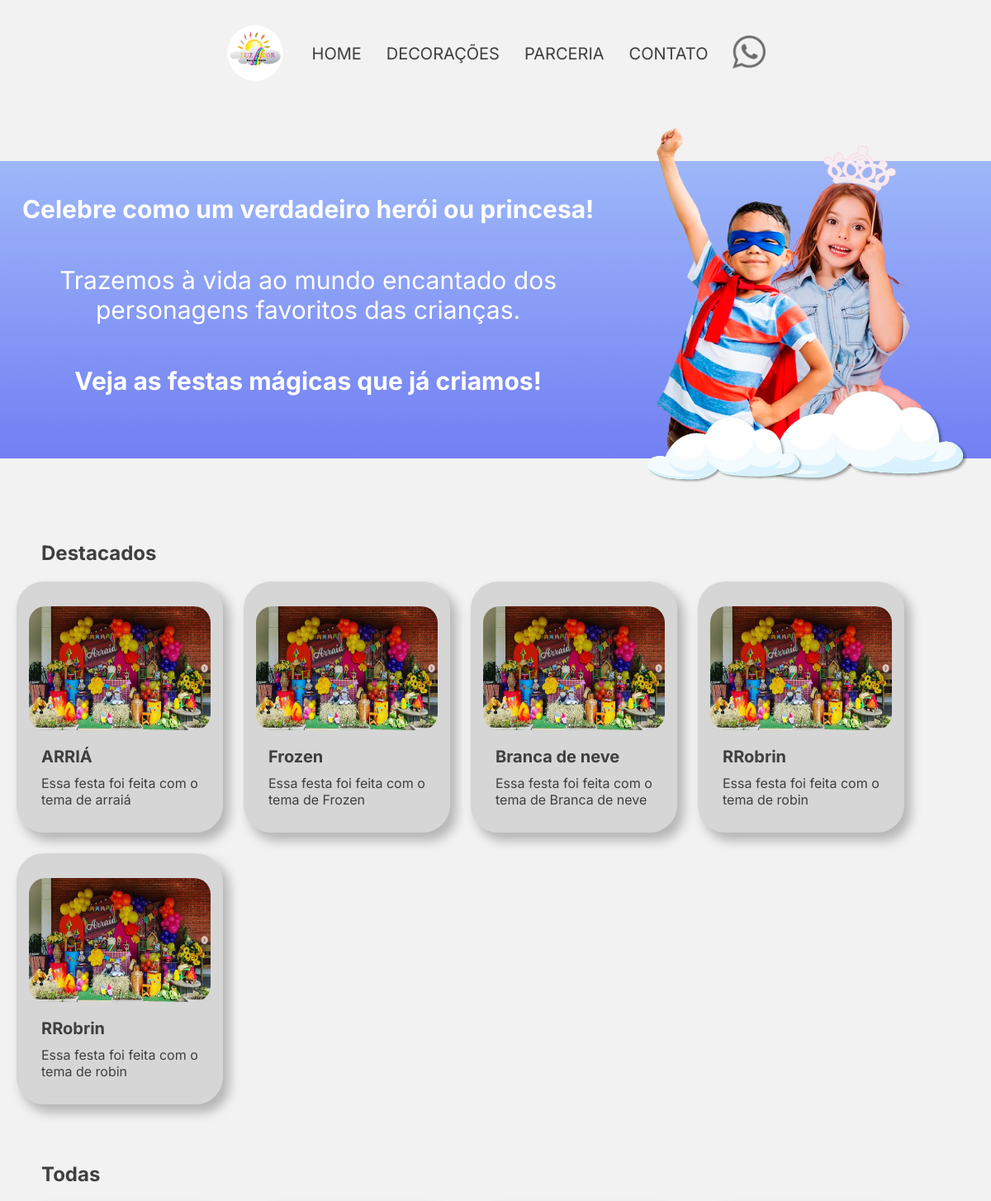
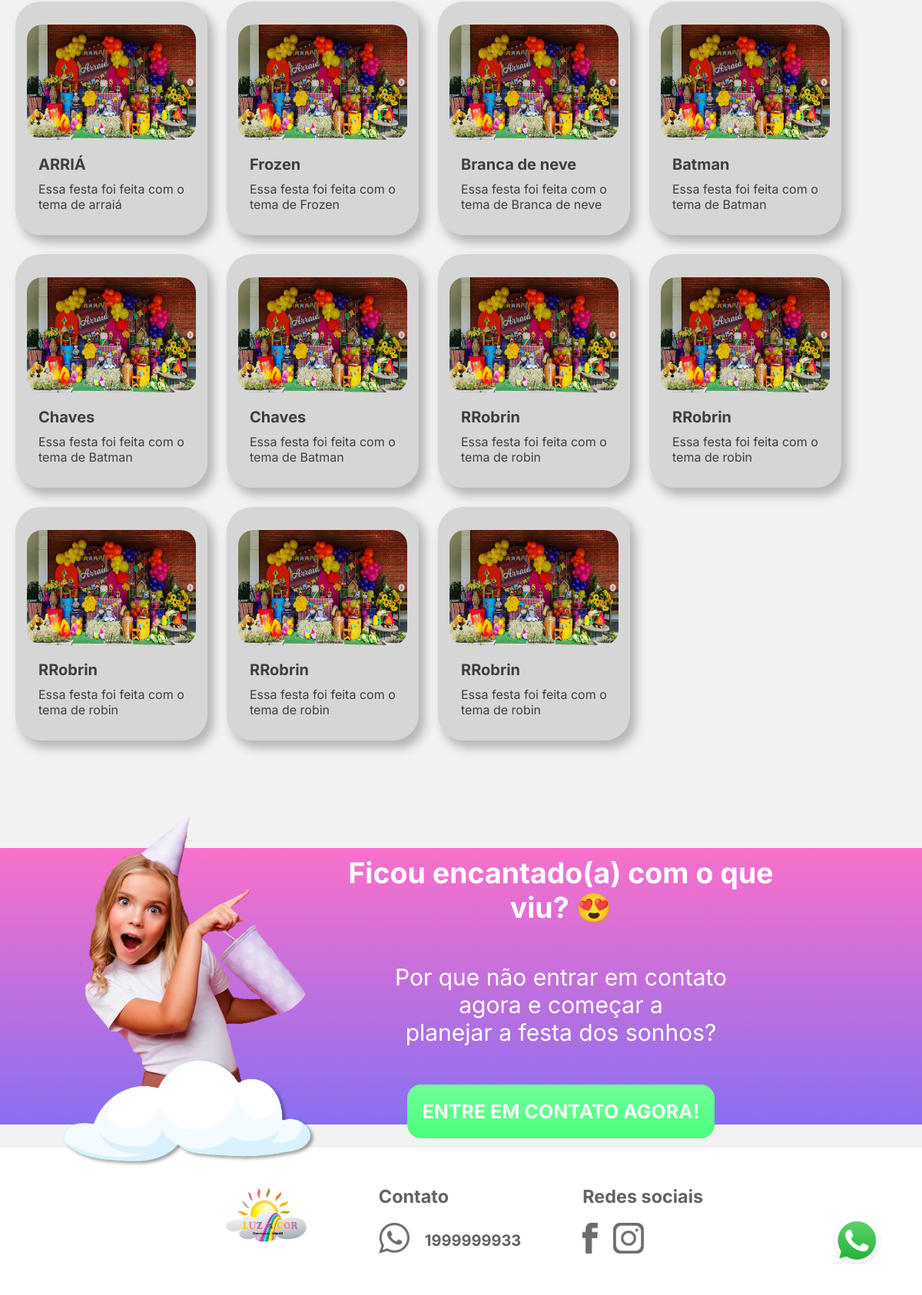
Screenshot of /decoracoes.php with the database file from the repository (2 pictures, top to bottom).
### tables this page shows
CREATE TABLE `decoracoes` (
  `id` int NOT NULL AUTO_INCREMENT,
  `title` varchar(100) NOT NULL,
  `summary` varchar(100) NOT NULL,
  `file_path` varchar(100) NOT NULL,
  `highlighted` tinyint(1) NOT NULL,
  `data_update` datetime NOT NULL DEFAULT CURRENT_TIMESTAMP,
  PRIMARY KEY (`id`)
);

CREATE TABLE `contato` (
  `id` int NOT NULL AUTO_INCREMENT,
  `telefone` int DEFAULT NULL,
  `instagram` varchar(45) DEFAULT NULL,
  `facebook` varchar(45) DEFAULT NULL,
  `data_update` varchar(45) DEFAULT 'CURRENT_TIMESTAMP',
  PRIMARY KEY (`id`)
);

### src/repository/repositorioDecoracao.php (called while the page is built, shortened)
<?php
class DecoracaoRepositorio
{
    private PDO $pdo;
    public function __construct(PDO $pdo){
        $this->pdo = $pdo;
    }
    public function listaDecoracao(): array
    {
        $sql = "SELECT * FROM decoracoes ORDER BY data_update";
        $statement = $this->pdo->query($sql);
        $decoracoes =  $statement->fetchAll(PDO::FETCH_ASSOC);
        $dadosDecoracao = array_map(function ($decoracao){
            return new Decoracao(
                $decoracao['id'],
                $decoracao['title'],
                $decoracao['summary'],
                $decoracao['file_path'],
                $decoracao['highlighted'],
                $decoracao['data_update']
            );
        },  $decoracoes);
        return $dadosDecoracao;
    }
}

### src/Model/decoracao.php (called while the page is built, shortened)
<?php
class Decoracao
{
    private int $id;
    private string $title;
    private string $summary;
    private string $file_path;
    public function __construct(int $id, string $title, string $summary, string $file_path, int $highlighted, string $data_update){
        $this->id = $id;
        $this->title = $title;
        $this->summary = $summary;
        $this->file_path = $file_path;
    }
    public function getId(): int
    {
        return $this->id;
    }
    public function getTitle(): string
    {
        return $this->title;
    }
    public function getSummary(): string
    {
        return $this->summary;
    }
    public function getFilePath(): string
    {
        return $this->file_path;
    }
}

### pag-admin/src-admin/repository-admin/repositorioInformacao.php (called while the page is built, shortened)
<?php
class InformacaoRepositorio
{
    private PDO $pdo;
    public function __construct(PDO $pdo){
        $this->pdo = $pdo;
    }
    public function getTelefone(): string
    {
        $sql = "SELECT * FROM contato";
        $statement = $this->pdo->query($sql);
        $telefone  =  $statement->fetch(PDO::FETCH_ASSOC);
        return $telefone['telefone'];
    }
    public function getInstagram(): string
    {
        $sql = "SELECT * FROM contato";
        $statement = $this->pdo->query($sql);
        $instagram  =  $statement->fetch(PDO::FETCH_ASSOC);
        return $instagram['instagram'];
    }
    public function getFacebook(): string
    {
        $sql = "SELECT * FROM contato";
        $statement = $this->pdo->query($sql);
        $facebook  =  $statement->fetch(PDO::FETCH_ASSOC);
        return $facebook['facebook'];
    }
}

### decoracoes.php (the view, shortened to what this page needs)
<?php
    require "./src/conection.php";
    require "./src/Model/decoracao.php";
    require "./src/repository/repositorioDecoracao.php";
    require "./pag-admin/src-admin/repository-admin/repositorioInformacao.php";
    $decoracaoRepositorio = new DecoracaoRepositorio($pdo);
    $dadosDecoracao = $decoracaoRepositorio->listaDecoracao();
    $informacaoRepositorio = new InformacaoRepositorio($pdo);
?>
<!DOCTYPE html>
<html lang="pt-br">
<head>
    <link rel="stylesheet" href="./styles/pags/decoracoes.css">
    <link rel="stylesheet" href="./styles/global.css">
</head>
<body>
<header>
    <a href="/">  <img class="logo_LuzECor" src="./ImagensSite-LuzeCor/Luz e cor.png" alt="Logo"> </a>
    <a class="menu" href="/">HOME</a>
    <a class="menu" href="/decoracoes.php">DECORAÇÕES</a>
    <a class="menu" href="/parceria.php">PARCERIA</a>
    <a class="menu" href="/contato.php">CONTATO</a>
    <a href="https://wa.me/5519996017447?text=Olá,%20gostaria%20de%20uma%20festa!!">  <img class="logo_Whats" src="./ImagensSite-LuzeCor/Fotos/Whats.png" alt="LogoWhats" > </a>
</header>
<div class="botao_whatsapp">
        <a href="https://wa.me/5519996017447?text=Olá,%20gostaria%20de%20uma%20festa!!"><img src="./ImagensSite-LuzeCor/WhatsApp-Logo.png" alt="WhatsApp Logo"></a>
</div>
<section class="banner_01">
    <div class="main_content_banner_01">
        <div class="texto_banner_01">
            <h2>Celebre como um verdadeiro herói ou princesa! </h2>
            <div>
                <p>Trazemos à vida ao mundo encantado dos</p>
                <p>personagens favoritos das crianças.</p>
            </div>
            <h2>Veja as festas mágicas que já criamos!</h2>
        </div>
        <img class="duasCriancas" src="./ImagensSite-LuzeCor/Fotos/Criança6_Nuvem.png" alt="Criança3_Nuvem">
    </div>
</section>
<section class="destacados_container">
    <h2 class="titulos_categorias">Destacados</h2>
    <div class="categorias_content">
        <?php foreach($dadosDecoracao as $decoracaoDestacada):
        if($decoracaoDestacada->getHighlighted() == 0){
            continue;
        }
        ?>
        <a class="ancorDecoracao" href="<?php echo "./produto.php?id=" . $decoracaoDestacada->getId() ?>">
            <div class="cardDecoracao" >
                <img src=" <?php echo "./ImagensSite-LuzeCor/Fotos_decoracoes/" . $decoracaoDestacada->getFilePath() ?>" class="imagemDecoracao" alt="<?php echo $decoracaoDestacada->getFilePath() ?>">
                <div class="cardTextContent">
                    <h5 class="card-title-decoracao"><?php echo $decoracaoDestacada->getTitle() ?></h5>
                    <p class="card-text-decoracao"><?php echo $decoracaoDestacada->getSummary() ?></p>
                </div>
             </div>
        </a>
        <?php endforeach;?>
    </div>
</section>
<section class="todas_container">
    <h2 class="titulos_categorias">Todas</h2>
    <div class="categorias_content">
    <?php foreach($dadosDecoracao as $decoracaoDestacada):?>
        <a class="ancorDecoracao" href="<?php echo "./produto.php?id=" . $decoracaoDestacada->getId() ?>">
            <div class="cardDecoracao" >
                <img src=" <?php echo "./ImagensSite-LuzeCor/Fotos_decoracoes/" . $decoracaoDestacada->getFilePath() ?>" class="imagemDecoracao" alt="<?php echo $decoracaoDestacada->getFilePath() ?>">
                <div class="cardTextContent">
                    <h5 class="card-title-decoracao"><?php echo $decoracaoDestacada->getTitle() ?></h5>
                    <p class="card-text-decoracao"><?php echo $decoracaoDestacada->getSummary() ?></p>
                </div>
             </div>
        </a>
        <?php endforeach;?>
    </div>
</section>
<section class="banner_02">
    <div class="main_content_banner_02">
        <div class="criancaMeninaApontando_div">
            <img class="criancaMeninaApontando" src="./ImagensSite-LuzeCor/Fotos/Criança7_Nuvem.png" alt="Criança3_Nuvem">
        </div>
        <div class="texto_banner_02">
            <h2>Ficou encantado(a) com o que viu? 😍</h2>
            <div>
            <p> Por que não entrar em contato</p>
            <p> agora e começar a</p>
            <p>planejar a festa dos sonhos?</p>
            </div>
            <a class="button_contact" href="/contato.php"><strong>ENTRE EM CONTATO AGORA!</strong></a>
        </div>
    </div>
</section>
<footer>
<a href="./index.php">  <img class="Logo_footer"   src="./ImagensSite-LuzeCor/Luz e cor.png" alt="Logo"> </a>
<div class="contato_footer">
<h3>Contato</h3>
<div class="contato_footer_numero">
<a href="https://wa.me/<?php echo $informacaoRepositorio->getTelefone()?>?text=Olá,%20gostaria%20de%20uma%20festa!!">  <img class="iconWhats_footer" src="./ImagensSite-LuzeCor/Fotos/Whats.png" alt="LogoWhats" > </a>
<p><strong><?php echo $informacaoRepositorio->getTelefone()?></strong></p>
</div>
</div>
<div class="redes_footer">
    <h3>Redes sociais</h3>
    <div class="redes_footer_icons">
    <a href="<?php echo $informacaoRepositorio->getFacebook() ?>"> <img class="iconFacebook_footer" src="./ImagensSite-LuzeCor/Fotos/FAce.png" alt=""></a>
    <a href="<?php echo $informacaoRepositorio->getInstagram() ?>"> <img class="iconInstagram_footer" src="./ImagensSite-LuzeCor/Fotos/Insta.png" alt=""></a>
    </div>
</div>
</footer>
</body>
</html>

### styles/pags/decoracoes.css (style rules this page uses)
.banner_01 { background: linear-gradient(180deg, rgba(86, 133, 254, 0.54) 0%, rgba(6, 30, 244, 0.54) 100%); height: 360px; }
.main_content_banner_01 { margin-top: 90px; display: flex; flex-direction: row; justify-content: space-around; }
.duasCriancas { width: 500px; top: -120px; position: relative; }
.texto_banner_01 { font-family: Inter; color: white; display: flex; flex-direction: column; gap: 50px; text-align: center; font-size: 25px; margin-top: 40px; }
.texto_banner_01 div p { font-size: 30px; font-weight: 400; }
.destacados_container { margin-top: 100px; display: flex; flex-direction: column; }
.todas_container { margin-top: 50px; display: flex; flex-direction: column; justify-content: center; }
.titulos_categorias { margin-left: 50px; font-family: inter; color: #3F3F3F; }
.categorias_content { display: flex; flex-wrap: wrap; gap: 25px; margin: 20px; }
.cardDecoracao { cursor: pointer; width: 250px; border-radius: 33px; background: #D6D6D6; box-shadow: 7px 9px 13px 1px rgba(0, 0, 0, 0.25); display: flex; flex-direction: column; justify-content: center; align-items: center; padding: 30px; transition: 0.2s; }
.ancorDecoracao { text-decoration: none; }
.imagemDecoracao { width: 220px; height: 150px; border-radius: 20px; }
.cardTextContent { color: #3F3F3F; font-family: inter; margin-top: 20px; }
.card-title-decoracao { font-size: 20px; margin-bottom: 10px; }
.banner_02 { background: linear-gradient(180deg, rgba(255, 1, 169, 0.54) 0%, rgba(48, 0, 239, 0.54) 100%); height: 360px; position: relative; }
.main_content_banner_02 { margin-top: 120px; justify-content: center; display: flex; flex-direction: row; gap: 35%; }
.criancaMeninaApontando { width: 450px; position: absolute; top: -70px; }
.texto_banner_02 { margin-top: 10px; font-family: Inter; margin-right: 10rem; color: white; display: flex; flex-direction: column; gap: 50px; align-items: center; justify-content: center; font-size: 25px; text-align: center; }
.texto_banner_02 div p { font-size: 30px; font-weight: 400; text-align: center; }
.button_contact { border-radius: 18px; background: linear-gradient(180deg, #70FF98 0%, #4AFF7D 100%);; padding: 20px; color: white; text-decoration: none; transition: 0.2s; }
.botao_whatsapp a img { width: 110px; position: fixed; right: 0; bottom: 0; margin-right: 30px; margin-bottom: 40px; z-index: 999 }
@media screen and (max-width: 1439px) { .texto_banner_01 { font-size: 20px; } }
@media screen and (max-width: 1439px) { .duasCriancas { width: 400px; top: -60px; } }

### styles/global.css (style rules this page uses)
* { box-sizing: border-box; margin: 0; }
body { background-color: #F2F2F2; }
header { margin-top: 25px; display: flex; align-items: center; justify-content: center; gap: 30px; font-size: 20px; flex-wrap: wrap; }
.menu { color: #3F3F3F; font-family: Inter; text-decoration: none; transition: 0.2s; }
.logo_LuzECor { width: 75px; height: 75px; }
.logo_Whats { width: 40px; height: 40px; }
footer { bottom: 0; width: 100%; margin-top: 30px; padding: 30px; display: flex; align-items: center; justify-content: center; flex-wrap: wrap; gap: 80px; background-color: white; }
.Logo_footer { width: 8rem; }
.iconWhats_footer { width: 40px; }
.iconFacebook_footer { width: 20px; }
.iconInstagram_footer { width: 40px; }
.contato_footer { color: #636363; font-family: Inter; display: flex; flex-direction: column; gap: 20px; font-size: 20px; }
.contato_footer_numero { font-size: 20px; display: flex; gap: 20px; align-items: center; justify-content: left; }
.redes_footer { color: #636363; font-family: Inter; display: flex; flex-direction: column; gap: 20px; font-size: 20px; }
.redes_footer_icons { display: flex; gap: 20px; align-items: center; justify-content: left; }

### rows the page displays
decoracoes: file_path (picture), title "ARRIÁ", summary "Essa festa foi feita com o tema de arraiá"
decoracoes: file_path (picture), title "Frozen", summary "Essa festa foi feita com o tema de Frozen"
decoracoes: file_path (picture), title "Branca de neve", summary "Essa festa foi feita com o tema de Branca de neve"
decoracoes: file_path (picture), title "RRobrin", summary "Essa festa foi feita com o tema de robin"
decoracoes: file_path (picture), title "RRobrin", summary "Essa festa foi feita com o tema de robin"
decoracoes: file_path (picture), title "Batman", summary "Essa festa foi feita com o tema de Batman"
decoracoes: file_path (picture), title "Chaves", summary "Essa festa foi feita com o tema de Batman"
decoracoes: file_path (picture), title "Chaves", summary "Essa festa foi feita com o tema de Batman"
decoracoes: file_path (picture), title "RRobrin", summary "Essa festa foi feita com o tema de robin"
decoracoes: file_path (picture), title "RRobrin", summary "Essa festa foi feita com o tema de robin"
decoracoes: file_path (picture), title "RRobrin", summary "Essa festa foi feita com o tema de robin"
contato: telefone "1999999933"
